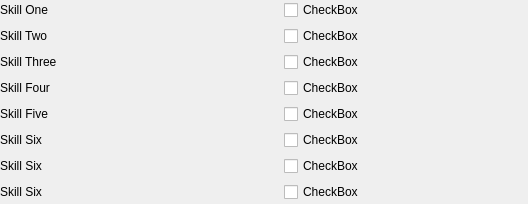
             <widget class="QWidget" name="scrollAreaWidgetContents">
              <property name="geometry">
               <rect>
                <x>0</x>
                <y>0</y>
                <width>528</width>
                <height>204</height>
               </rect>
              </property>
              <widget class="QWidget" name="gridLayoutWidget_2">
               <property name="geometry">
                <rect>
                 <x>0</x>
                 <y>0</y>
                 <width>561</width>
                 <height>234</height>
                </rect>
               </property>
               <layout class="QGridLayout" name="gridLayout_2">
                <item row="3" column="1">
                 <widget class="QCheckBox" name="skillCheckbox4">
                  <property name="text">
                   <string>CheckBox</string>
                  </property>
                 </widget>
                </item>
                <item row="1" column="0">
                 <widget class="QLabel" name="label_31">
                  <property name="text">
                   <string>Skill Two</string>
                  </property>
                 </widget>
                </item>
                <item row="4" column="1">
                 <widget class="QCheckBox" name="skillCheckbox5">
                  <property name="text">
                   <string>CheckBox</string>
                  </property>
                 </widget>
                </item>
                <item row="5" column="1">
                 <widget class="QCheckBox" name="skillCheckbox6">
                  <property name="text">
                   <string>CheckBox</string>
                  </property>
                 </widget>
                </item>
                <item row="6" column="0">
                 <widget class="QLabel" name="label_32">
                  <property name="text">
                   <string>Skill Six</string>
                  </property>
                 </widget>
                </item>
                <item row="2" column="1">
                 <widget class="QCheckBox" name="skillCheckbox3">
                  <property name="text">
                   <string>CheckBox</string>
                  </property>
                 </widget>
                </item>
                <item row="6" column="1">
                 <widget class="QCheckBox" name="skillCheckbox7">
                  <property name="text">
                   <string>CheckBox</string>
                  </property>
                 </widget>
                </item>
                <item row="2" column="0">
                 <widget class="QLabel" name="label_33">
                  <property name="text">
                   <string>Skill Three</string>
                  </property>
                 </widget>
                </item>
                <item row="3" column="0">
                 <widget class="QLabel" name="label_34">
                  <property name="text">
                   <string>Skill Four</string>
                  </property>
                 </widget>
                </item>
                <item row="8" column="0">
                 <widget class="QLabel" name="label_35">
                  <property name="text">
                   <string>Skill Six</string>
                  </property>
                 </widget>
                </item>
                <item row="0" column="0">
                 <widget class="QLabel" name="label_36">
                  <property name="text">
                   <string>Skill One</string>
                  </property>
                 </widget>
                </item>
                <item row="5" column="0">
                 <widget class="QLabel" name="label_37">
                  <property name="text">
                   <string>Skill Six</string>
                  </property>
                 </widget>
                </item>
                <item row="0" column="1">
                 <widget class="QCheckBox" name="skillCheckbox1">
                  <property name="text">
                   <string>CheckBox</string>
                  </property>
                 </widget>
                </item>
                <item row="4" column="0">
                 <widget class="QLabel" name="label_38">
                  <property name="text">
                   <string>Skill Five</string>
                  </property>
                 </widget>
                </item>
                <item row="1" column="1">
                 <widget class="QCheckBox" name="skillCheckbox2">
                  <property name="text">
                   <string>CheckBox</string>
                  </property>
                 </widget>
                </item>
                <item row="7" column="0">
                 <widget class="QLabel" name="label_39">
                  <property name="text">
                   <string>Skill Six</string>
                  </property>
                 </widget>
                </item>
                <item row="7" column="1">
                 <widget class="QCheckBox" name="skillCheckbox8">
                  <property name="text">
                   <string>CheckBox</string>
                  </property>
                 </widget>
                </item>
               </layout>
              </widget>
             </widget>
